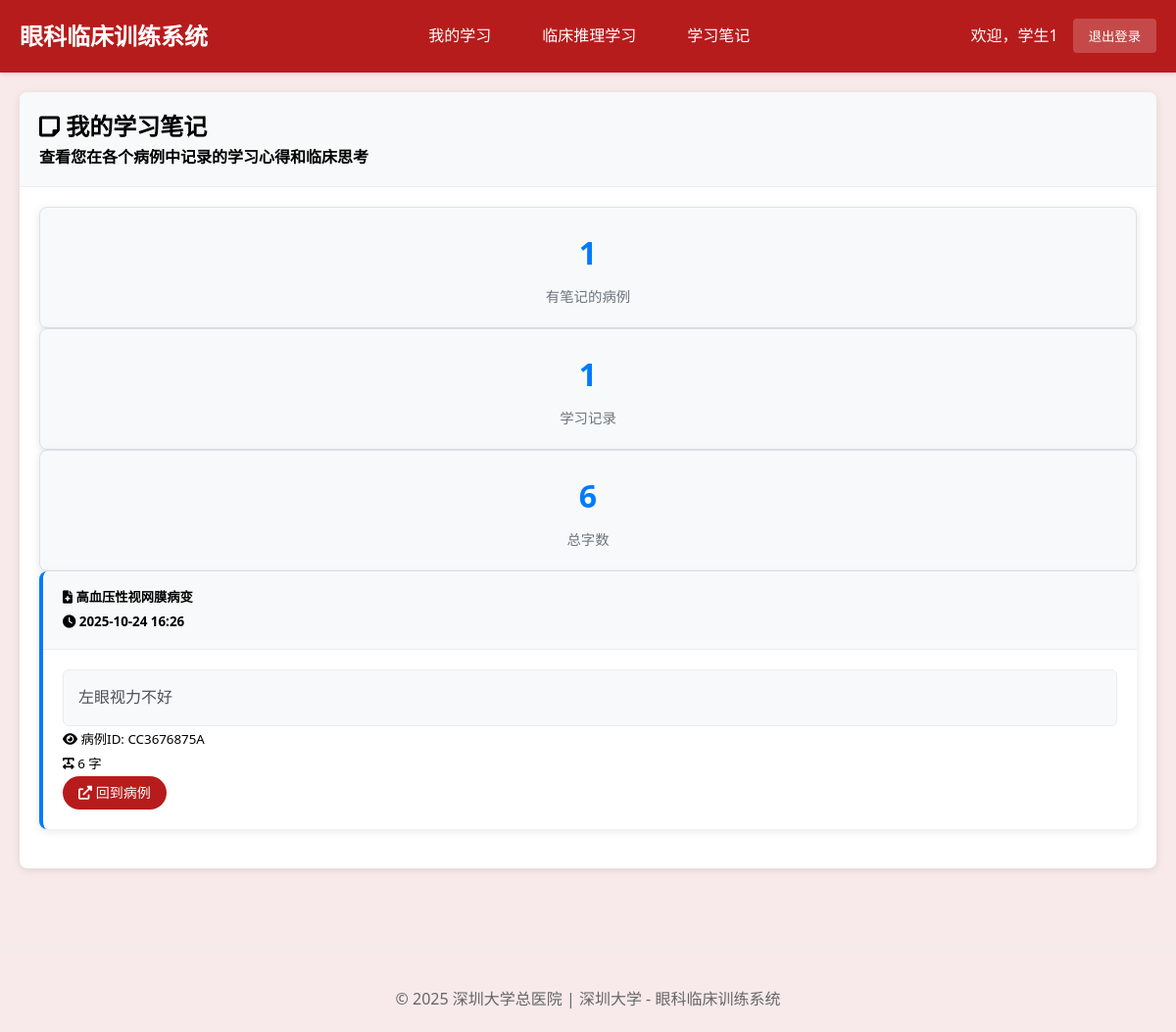
The app's page /student/learning-notes/ (signed in), older data.
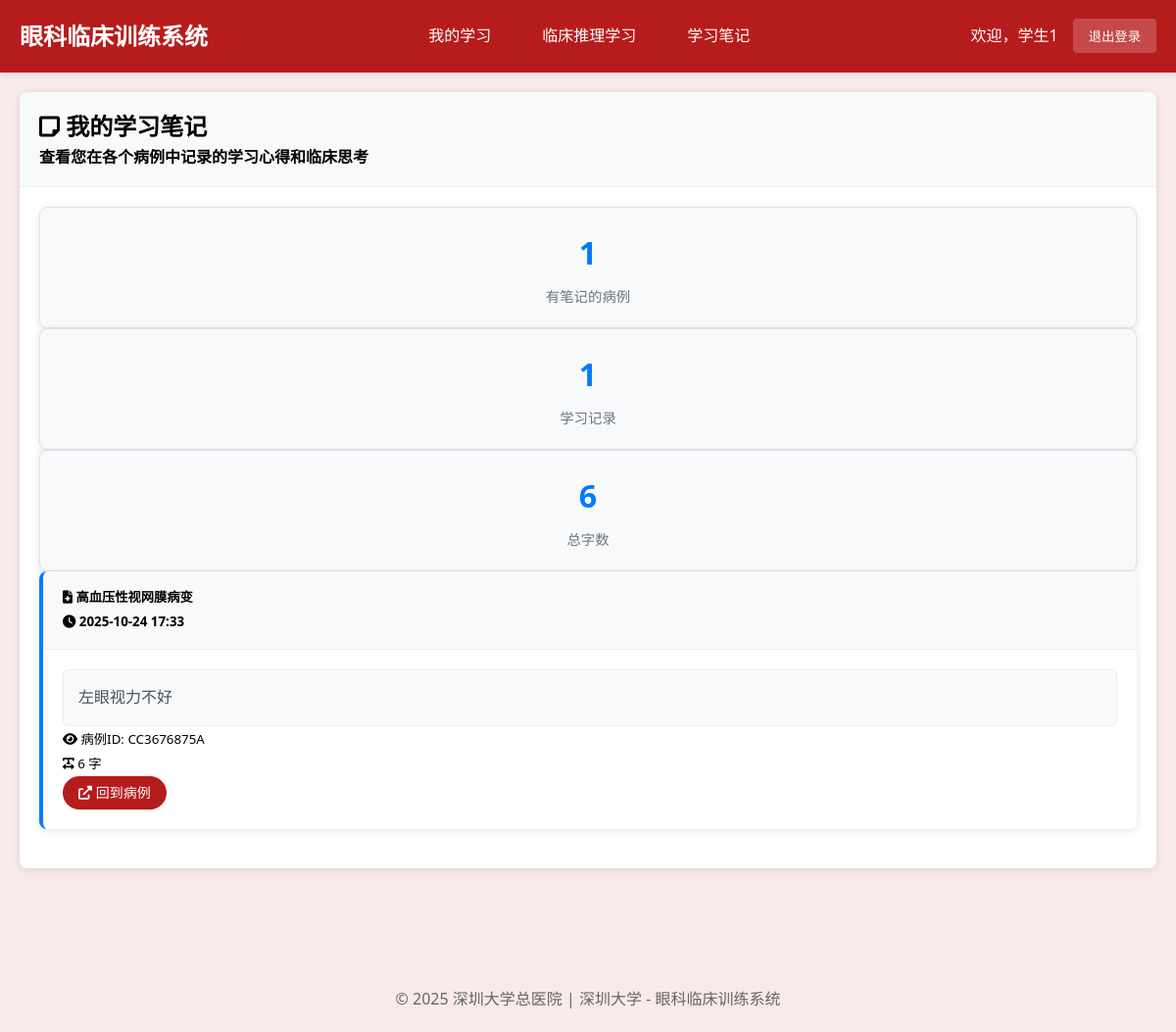
The same page, newer data.
### cases/models.py (models this page shows, shortened)
class StudentClinicalSession(models.Model):
    student = models.ForeignKey(User, on_delete=models.CASCADE, verbose_name="学生")
    clinical_case = models.ForeignKey(ClinicalCase, on_delete=models.CASCADE, verbose_name="临床案例")
    session_status = models.CharField(
        max_length=30,  # 增加长度以适应最长的选项
        choices=[
            ('case_presentation', '病例呈现'),         # 步骤1: 呈现病例
            ('examination_selection', '检查选择'),     # 步骤2: 选择检查方法
            ('examination_results', '检查结果'),       # 步骤3: 查看检查图像结果
            ('diagnosis_reasoning', '诊断推理'),       # 步骤4: 诊断判断推理
            ('treatment_selection', '治疗选择'),       # 步骤5: 选择治疗方案
            ('learning_feedback', '学习反馈'),         # 步骤6: 学习反馈
            ('completed', '已完成')
        ],
        default='case_presentation',
        verbose_name="当前阶段"
    )
    selected_examinations = models.JSONField(default=list, verbose_name="已选检查项目")
    examination_images_viewed = models.JSONField(default=list, verbose_name="已查看的检查图像")
    selected_diagnosis = models.ForeignKey(DiagnosisOption, on_delete=SET_NULL, blank=True, null=True, verbose_name="选择的诊断")
    selected_diagnoses = models.JSONField(default=list, verbose_name="选中的多个诊断ID", help_text="支持鉴别诊断的多选功能")
    diagnosis_reasoning_text = models.TextField(blank=True, verbose_name="诊断推理过程",
                                               help_text="学生的诊断思路和推理过程")
    selected_treatments = models.JSONField(default=list, verbose_name="已选治疗方案")
    step_completion_status = models.JSONField(
        default=dict,
        verbose_name="步骤完成状态",
        help_text="记录每个步骤的完成情况：{step_name: {completed: bool, score: float, completion_time: datetime}}"
    )
    required_examinations_completed = models.BooleanField(default=False, verbose_name="必选检查是否完成")
    examination_selection_valid = models.BooleanField(default=False, verbose_name="检查选择是否有效")
    examination_score = models.FloatField(default=0.0, verbose_name="检查选择得分")
    diagnosis_score = models.FloatField(default=0.0, verbose_name="诊断准确性得分")
    treatment_score = models.FloatField(default=0.0, verbose_name="治疗方案得分")
    reasoning_score = models.FloatField(default=0.0, verbose_name="推理过程得分")
    overall_score = models.FloatField(default=0.0, verbose_name="总体得分")
    diagnosis_attempt_count = models.IntegerField(default=0, verbose_name="诊断尝试次数", help_text="记录学生诊断尝试的次数，用于循序渐进指导")
    diagnosis_guidance_level = models.IntegerField(default=0, verbose_name="指导级别", help_text="0=无提示，1=轻度提示，2=中度提示，3=强提示")
    time_spent = models.JSONField(default=dict, verbose_name="各阶段用时", help_text="JSON格式记录各阶段耗时")
    step_start_times = models.JSONField(default=dict, verbose_name="各步骤开始时间")
    started_at = models.DateTimeField(auto_now_add=True, verbose_name="开始时间")
    completed_at = models.DateTimeField(blank=True, null=True, verbose_name="完成时间")
    last_activity = models.DateTimeField(auto_now=True, verbose_name="最后活动时间")
    learning_notes = models.TextField(blank=True, verbose_name="学习笔记")
    reflection = models.TextField(blank=True, verbose_name="学习反思")
    session_data = models.JSONField(default=dict, verbose_name="会话数据",
                                   help_text="保存检查顺序、当前进度等临时数据")
    class Meta:
        verbose_name = "学生临床会话"
        verbose_name_plural = "学生临床会话"
        ordering = ['-started_at']
        unique_together = ['student', 'clinical_case']

class ClinicalCase(models.Model):
    title = models.CharField(max_length=200, verbose_name="案例标题")
    case_id = models.CharField(max_length=50, unique=True, verbose_name="案例编号")
    patient_age = models.IntegerField(verbose_name="患者年龄")
    patient_gender = models.CharField(max_length=10, choices=[('M', '男'), ('F', '女')], verbose_name="患者性别")
    chief_complaint = models.TextField(verbose_name="主诉")
    present_illness = models.TextField(verbose_name="现病史")
    past_history = models.TextField(blank=True, verbose_name="既往史")
    family_history = models.TextField(blank=True, verbose_name="家族史")
    learning_objectives = models.JSONField(verbose_name="学习目标", help_text="JSON格式存储多个学习目标")
    difficulty_level = models.CharField(
        max_length=20,
        choices=[('beginner', '初级'), ('intermediate', '中级'), ('advanced', '高级')],
        default='intermediate',
        verbose_name="难度等级"
    )
    is_active = models.BooleanField(default=True, verbose_name="是否启用")
    created_by = models.ForeignKey(User, on_delete=models.CASCADE, verbose_name="创建者")
    created_at = models.DateTimeField(auto_now_add=True, verbose_name="创建时间")
    updated_at = models.DateTimeField(auto_now=True, verbose_name="更新时间")
    case_images = models.JSONField(blank=True, null=True, verbose_name="案例图片", help_text="存储图片路径的JSON数组")
    class Meta:
        verbose_name = "临床案例"
        verbose_name_plural = "临床案例"
        ordering = ['-created_at']

### cases/views.py (the view)
# urls.py: path('student/learning-notes/', views.student_learning_notes, name='student_learning_notes'),
@login_required
@user_passes_test(is_student, login_url='login')
def student_learning_notes(request):
    sessions_with_notes = StudentClinicalSession.objects.filter(
        student=request.user,
        learning_notes__isnull=False
    ).exclude(learning_notes='').select_related('clinical_case').order_by('-last_activity')
    context = {
        'sessions_with_notes': sessions_with_notes,
        'total_notes_count': sessions_with_notes.count(),
    }
    return render(request, 'student/learning_notes.html', context)

### cases/views.py (called while the page is built)
def is_student(user):
    return user.groups.filter(name='Students').exists()

### cases/templates/student/learning_notes.html (shortened to what this page needs)
{% extends 'base.html' %}
{% load static %}
{% block content %}
<div class="card">
    <div class="card-header">
        <h2><i class="fas fa-sticky-note"></i> 我的学习笔记</h2>
        <p class="text-muted mb-0">查看您在各个病例中记录的学习心得和临床思考</p>
    </div>
    <div class="card-body">
        {% if sessions_with_notes %}
            <div class="notes-stats mb-4">
                <div class="row">
                    <div class="col-md-4">
                        <div class="stat-card">
                            <div class="stat-number">{{ total_notes_count }}</div>
                            <div class="stat-label">有笔记的病例</div>
                        </div>
                    </div>
                    <div class="col-md-4">
                        <div class="stat-card">
                            <div class="stat-number">{{ sessions_with_notes|length }}</div>
                            <div class="stat-label">学习记录</div>
                        </div>
                    </div>
                    <div class="col-md-4">
                        <div class="stat-card">
                            <div class="stat-number" id="total-chars">-</div>
                            <div class="stat-label">总字数</div>
                        </div>
                    </div>
                </div>
            </div>
            <div class="notes-list">
                {% for session in sessions_with_notes %}
                <div class="note-item card mb-3">
                    <div class="card-header d-flex justify-content-between align-items-center">
                        <h5 class="mb-0">
                            <i class="fas fa-file-medical text-primary"></i>
                            {{ session.clinical_case.title }}
                        </h5>
                        <small class="text-muted">
                            <i class="fas fa-clock"></i>
                            {{ session.last_activity|date:"Y-m-d H:i" }}
                        </small>
                    </div>
                    <div class="card-body">
                        <div class="note-content">
                            <pre class="notes-text">{{ session.learning_notes }}</pre>
                        </div>
                        <div class="note-meta mt-3 pt-3 border-top">
                            <div class="row">
                                <div class="col-md-6">
                                    <small class="text-muted">
                                        <i class="fas fa-eye"></i>
                                        病例ID: {{ session.clinical_case.case_id }}
                                    </small>
                                </div>
                                <div class="col-md-6 text-end">
                                    <small class="text-muted char-count">
                                        <i class="fas fa-text-width"></i>
                                        {{ session.learning_notes|length }} 字
                                    </small>
                                </div>
                            </div>
                        </div>
                        <div class="note-actions mt-2">
                            <a href="{% url 'student_clinical_view' session.clinical_case.case_id %}"
                               class="btn btn-sm btn-outline-primary">
                                <i class="fas fa-external-link-alt"></i> 回到病例
                            </a>
                        </div>
                    </div>
                </div>
                {% endfor %}
            </div>
        {% endif %}
    </div>
</div>
{% endblock %}

Row changes from the older to the newer data that the page shows:
changed StudentClinicalSession "左眼视力不好": last_activity "2025-10-24 16:26" → "2025-10-24 17:33"
